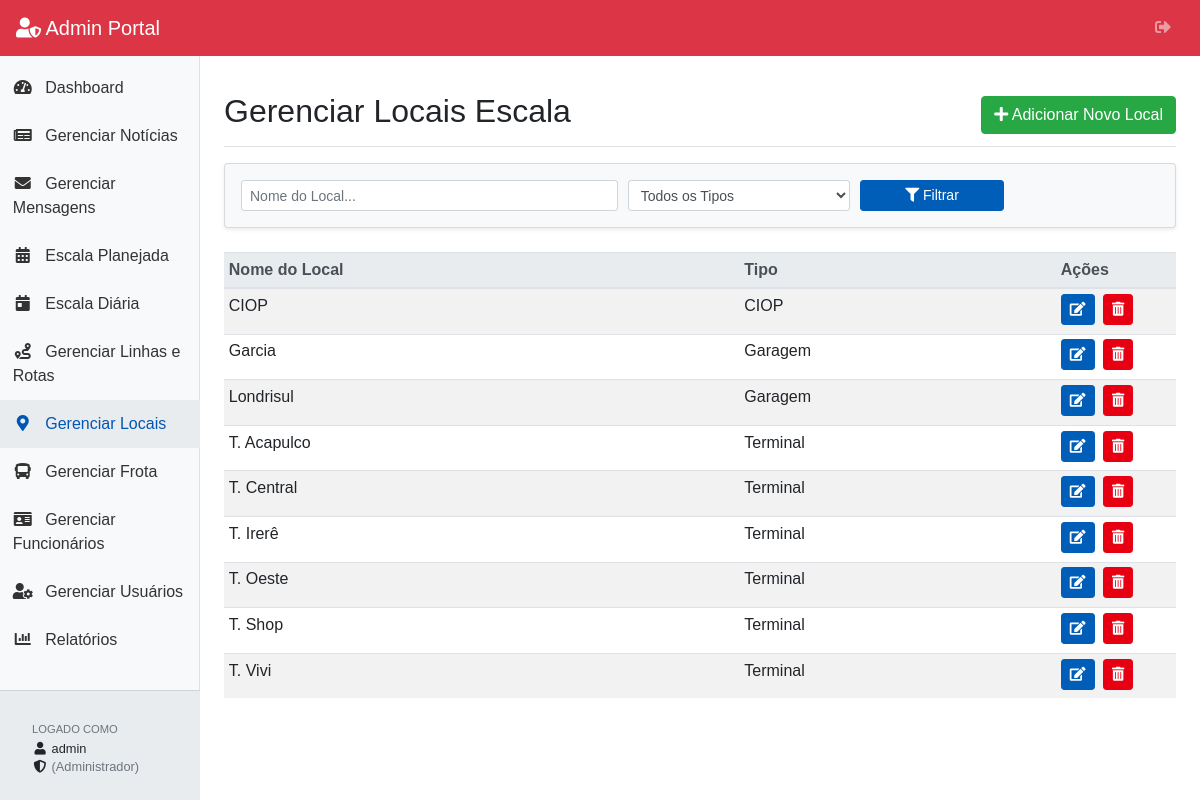
/portal/admin/locais_listar.php (signed in), run on the app's committed database.
### tables this page shows
CREATE TABLE `locais` (
  `id` int(11) NOT NULL,
  `nome` varchar(150) NOT NULL,
  `tipo` varchar(50) DEFAULT NULL,
  `imagem_path` varchar(255) DEFAULT NULL
);

### portal/admin/auth_check.php (called while the page is built, shortened)
<?php
$admin_nivel_acesso_logado = $_SESSION['admin_nivel_acesso'] ?? null;
?>

### portal/admin/locais_listar.php (the view, shortened to what this page needs)
<?php
require_once 'auth_check.php';
$niveis_permitidos_adicionar_locais = ['CIOP Planejamento', 'Supervisores', 'Gerência', 'Administrador'];
$niveis_permitidos_editar_locais = ['CIOP Planejamento', 'Supervisores', 'Gerência', 'Administrador'];
$niveis_permitidos_apagar_locais = ['Gerência', 'Administrador'];
require_once '../db_config.php';
$page_title = 'Gerenciar Locais Escala';
require_once 'admin_header.php';
$itens_por_pagina = 20;
$pagina_atual = isset($_GET['pagina']) && filter_var($_GET['pagina'], FILTER_VALIDATE_INT, ['options' => ['min_range' => 1]]) ? (int)$_GET['pagina'] : 1;
$filtro_nome = isset($_GET['busca_nome']) ? trim($_GET['busca_nome']) : '';
$filtro_tipo = isset($_GET['busca_tipo']) ? trim($_GET['busca_tipo']) : '';
?>
<div class="d-flex justify-content-between flex-wrap flex-md-nowrap align-items-center pt-3 pb-2 mb-3 border-bottom">
    <h1 class="h2"><?php echo htmlspecialchars($page_title); ?></h1>
    <?php if (in_array($admin_nivel_acesso_logado, $niveis_permitidos_adicionar_locais)): ?>
    <div class="btn-toolbar mb-2 mb-md-0">
        <a href="local_formulario.php" class="btn btn-success">
            <i class="fas fa-plus"></i> Adicionar Novo Local
        </a>
    </div>
    <?php endif; ?>
</div>
<form method="GET" action="locais_listar.php" class="mb-4 card card-body bg-light p-3 shadow-sm">
    <div class="form-row align-items-end">
        <div class="col-md-5 form-group mb-md-0">
            <input type="text" name="busca_nome" id="busca_nome_local" class="form-control form-control-sm" placeholder="Nome do Local..." value="<?php echo htmlspecialchars($filtro_nome); ?>">
        </div>
        <div class="col-md-3 form-group mb-md-0">
            <select name="busca_tipo" id="busca_tipo_local" class="form-control form-control-sm">
                <option value="">Todos os Tipos</option>
            </select>
        </div>
        <div class="col-md-2 form-group mb-md-0">
            <button type="submit" class="btn btn-sm btn-primary btn-block"><i class="fas fa-filter"></i> Filtrar</button>
        </div>
    </div>
</form>
<div class="table-responsive">
    <table class="table table-striped table-sm table-hover">
        <thead class="thead-light">
            <tr>
                <th>Nome do Local</th>
                <th>Tipo</th>
                <th style="width: 120px;">Ações</th>
            </tr>
        </thead>
        <tbody>
            <?php
            if ($pdo) {
                try {
                    $sql_where_clause = "";
                    $offset = ($pagina_atual - 1) * $itens_por_pagina;
                    $stmt_select = $pdo->prepare("SELECT id, nome, tipo FROM locais" . $sql_where_clause . " ORDER BY nome ASC LIMIT :limit OFFSET :offset");
                    $stmt_select->bindValue(':limit', $itens_por_pagina, PDO::PARAM_INT);
                    $stmt_select->bindValue(':offset', $offset, PDO::PARAM_INT);
                    $stmt_select->execute();
                    $locais = $stmt_select->fetchAll(PDO::FETCH_ASSOC);
                    if ($locais) {
                        foreach ($locais as $local) {
                            echo "<tr>";
                            echo "<td>" . htmlspecialchars($local['nome']) . "</td>";
                            echo "<td>" . htmlspecialchars($local['tipo'] ?: '-') . "</td>";
                            echo "<td class='action-buttons'>";
                            if (in_array($admin_nivel_acesso_logado, $niveis_permitidos_editar_locais)) {
                                echo "<a href='local_formulario.php?id=" . $local['id'] . "&pagina=" . $pagina_atual . "&" . http_build_query(['busca_nome' => $filtro_nome, 'busca_tipo' => $filtro_tipo]) . "' class='btn btn-primary btn-sm' title='Editar Local'><i class='fas fa-edit'></i></a> ";
                            }
                            if (in_array($admin_nivel_acesso_logado, $niveis_permitidos_apagar_locais)) {
                                echo "<a href='local_apagar.php?id=" . $local['id'] . "&pagina=" . $pagina_atual . "&" . http_build_query(['busca_nome' => $filtro_nome, 'busca_tipo' => $filtro_tipo]) . "' class='btn btn-danger btn-sm' title='Apagar Local' onclick='return confirm(\"Tem certeza que deseja apagar o local: " . htmlspecialchars(addslashes($local['nome'])) . "? Esta ação não pode ser desfeita e pode afetar escalas existentes.\");'><i class='fas fa-trash-alt'></i></a>";
                            }
                            echo "</td>";
                            echo "</tr>";
                        }
                    }
                } catch (PDOException $e) {
                     $colspan_atual = 2 + ( (in_array($admin_nivel_acesso_logado, $niveis_permitidos_editar_locais) || in_array($admin_nivel_acesso_logado, $niveis_permitidos_apagar_locais)) ? 1 : 0);
                    echo "<tr><td colspan='" . $colspan_atual . "' class='text-danger text-center'>Erro ao buscar locais: " . htmlspecialchars($e->getMessage()) . "</td></tr>";
                    $erro_busca = true;
                }
            }
            ?>
        </tbody>
    </table>
</div>
<?php
require_once 'admin_footer.php';
?>

### portal/admin/admin_style.css (style rules this page uses)
body { padding-top: 56px; }
.action-buttons a.btn { margin-right: 4px; margin-bottom: 4px; }

### portal/style.css (style rules this page uses)
:root { --cmtu-azul: #005EB8; --cmtu-amarelo: #FFDA29; --cmtu-verde: #008040; --cmtu-vermelho: #E60012; }
body { font-family: sans-serif; }
.btn-primary { background-color: var(--cmtu-azul); border-color: var(--cmtu-azul); color: #ffffff; transition: background-color 0.2s ease-in-out, border-color 0.2s ease-in-out; }
.btn-danger { color: #fff; background-color: var(--cmtu-vermelho); border-color: var(--cmtu-vermelho); transition: background-color 0.2s ease-in-out, border-color 0.2s ease-in-out; }

### data on the page
locais: nome "CIOP", tipo "CIOP"
locais: nome "Garcia", tipo "Garagem"
locais: nome "Londrisul", tipo "Garagem"
locais: nome "T. Acapulco", tipo "Terminal"
locais: nome "T. Central", tipo "Terminal"
locais: nome "T. Irerê", tipo "Terminal"
locais: nome "T. Oeste", tipo "Terminal"
locais: nome "T. Shop", tipo "Terminal"
locais: nome "T. Vivi", tipo "Terminal"

### other printed values
$admin_username_logado "admin"
$admin_nivel_acesso_logado "Administrador"
$page_title "Gerenciar Locais Escala"
